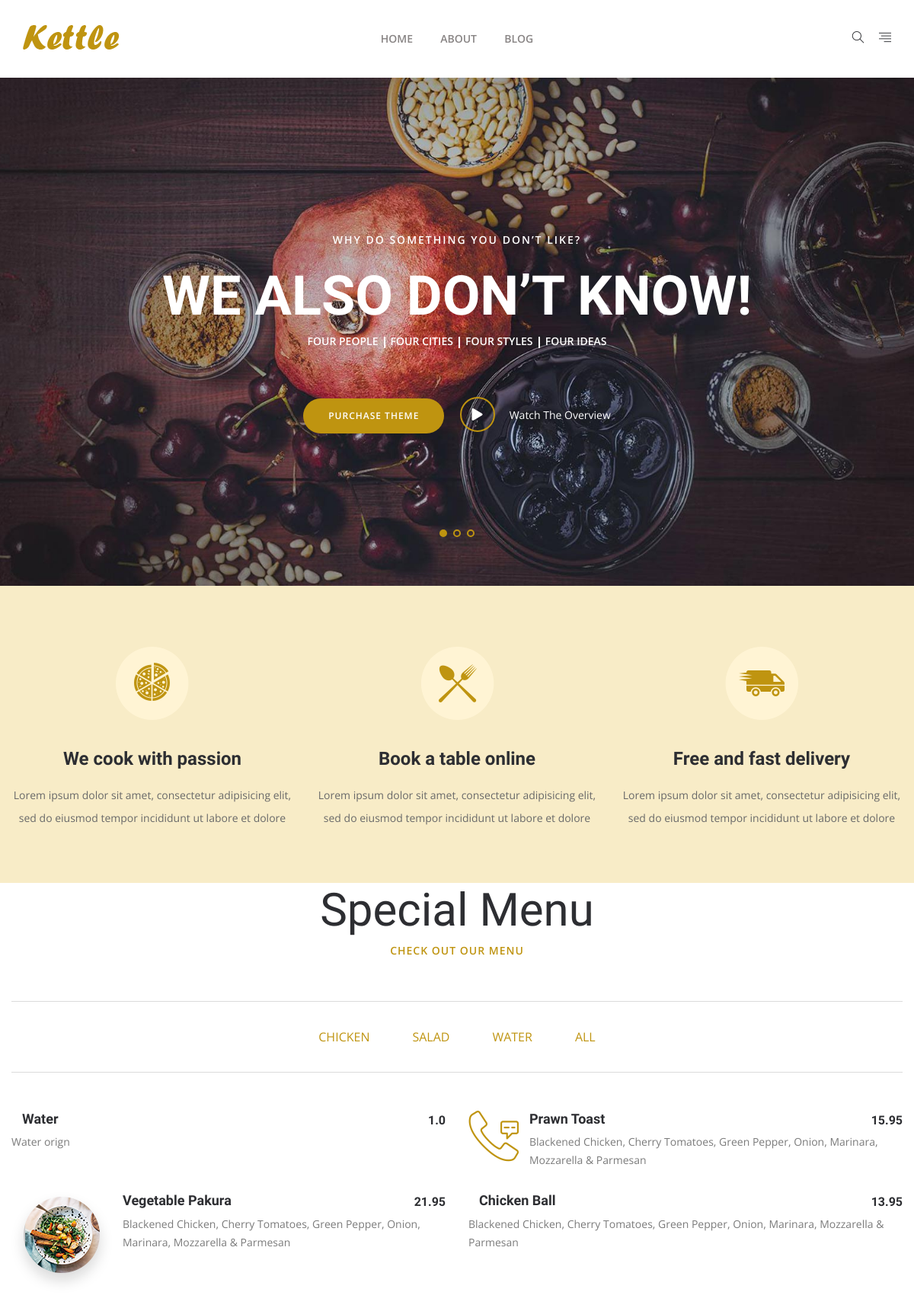
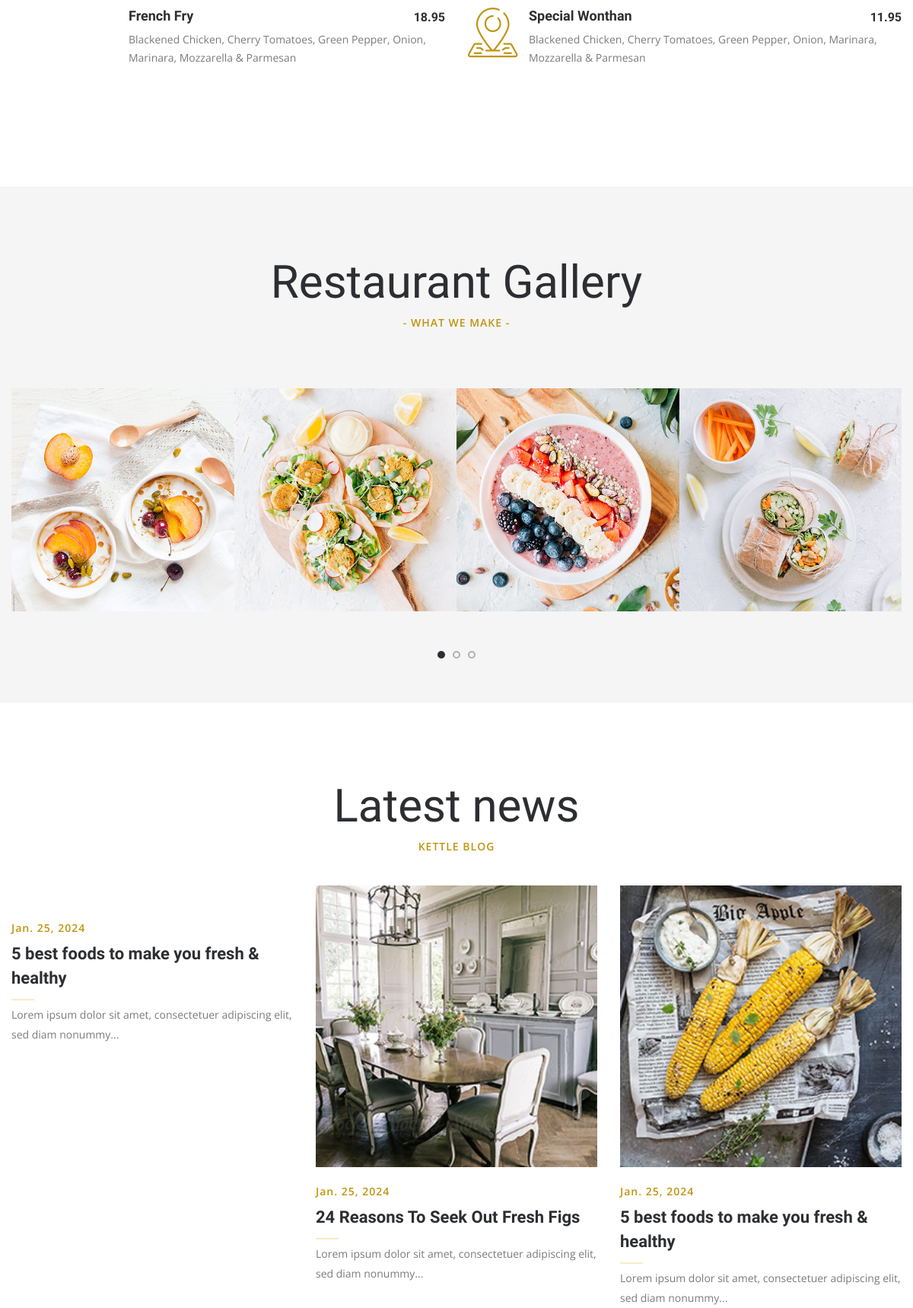
The page /en/ (upper part) on the database its author committed (2 pictures, top to bottom).
### pages/models.py (models this page shows, shortened)
class CategoryModel(models.Model):
    title = models.CharField(max_length=255)
    created_at = models.DateTimeField(auto_now_add=True)
    updated_at = models.DateTimeField(auto_now=True)
    class Meta:
        verbose_name = _("category")
        verbose_name_plural = _("categories")

class ProductModel(models.Model):
    photo = models.ImageField(verbose_name=_("photo"))
    title = models.CharField(max_length=255, verbose_name=_("title"))
    price = models.FloatField(verbose_name=_("price"))
    description = models.CharField(max_length=255, verbose_name=_("description"))
    in_stock = models.BooleanField(default=True, verbose_name=_("in_stock"))
    categories = models.ManyToManyField(CategoryModel, related_name="products")
    created_at = models.DateTimeField(auto_now_add=True, verbose_name=_("created_at"))
    updated_at = models.DateTimeField(auto_now=True, verbose_name=_("updated_at"))
    class Meta:
        verbose_name = _("product")
        verbose_name_plural = _("products")

class NewsModel(models.Model):
    photo = models.ImageField(upload_to='images', verbose_name=_("photo"))
    title = models.CharField(max_length=400, verbose_name=_("title"))
    description = models.TextField(verbose_name=_("description"))
    created_at = models.DateField(auto_now_add=True, verbose_name=_("created_at"))
    updated_at = models.DateField(auto_now=True, verbose_name=_("updated_at"))
    class Meta:
        verbose_name = _("new")
        verbose_name_plural = _("news")

### pages/views.py (the view)
# urls.py: path("", home_page_view, name="home"),
def home_page_view(request):
    cat = request.GET.get('cat')
    sort = request.GET.get('sort')
    products = ProductModel.objects.all().order_by('-pk')
    categories = CategoryModel.objects.all().order_by('-pk')
    galleries = GalleryModel.objects.all().order_by('-pk')
    news = NewsModel.objects.all().order_by('-pk')[:3]
    if cat:
        products = products.filter(categories=cat)
    if sort:
        if sort == "-price":
            products = products.order_by('-price')
        elif sort == "price":
            products = products.order_by('price')
    context = {
        "products": products,
        "categories": categories,
        "galleries": galleries,
        "news": news
    }
    return render(request, 'index.html', context=context)

### templates/index.html (shortened to what this page needs)
{% extends 'layouts/base.html' %}
{% load i18n %}
{% load static %}
{% block content %}
<div class="slider-area">
    <div class="slider-active">
        <div class="single-slider pt-300 pb-285 d-flex align-items-center"
             style="background-image:url({% static 'img/slider/slider1.jpg' %})">
            <div class="container">
                <div class="row ">
                    <div class="col-xl-12">
                        <div class="slider-content text-center">
                            <span data-animation="fadeInUp" data-delay=".2s">{% trans 'Why do something you don’t like?' %}</span>
                            <h1 data-animation="fadeInUp" data-delay=".4s">{% trans 'WE ALSO DON’T KNOW!' %}</h1>
                            <div class="slider-link" data-animation="fadeInUp" data-delay=".6s">
                                <ul>
                                </ul>
                            </div>
                            <div class="slider-button">
                                <a data-animation="fadeInLeft" data-delay=".8s" href="#" class="btn">purchase theme</a>
                                <div class="slider-video" data-animation="fadeInRight" data-delay="1s">
                                    <a class="popup-video" href="https://www.youtube.com/watch?v=2D3bZE5pXEE"><i
                                            class="fas fa-play"></i></a>
                                    <span>Watch The Overview</span>
                                </div>
                            </div>
                        </div>
                    </div>
                </div>
            </div>
        </div>
    </div>
</div>
{% include 'layouts/service.html' %}
<div class="special-menu-area pb-100">
    <div class="container">
        <div class="row">
            <div class="col-xl-12">
                <div class="section-title text-center mb-55">
                    <h1>{% trans 'Special Menu' %}</h1>
                    <span>{% trans 'CHECK OUT OUR MENU' %}</span>
                </div>
            </div>
        </div>
        <div class="row">
            <div class="col-xl-12">
                <ul class="nav special-menu-tab justify-content-center mb-50" id="myTab2" role="tablist">
                    {% for category in categories %}
                    <li class="nav-item">
                        <a class="nav-link active cateItem" onclick="addUrlParameter('cat', '{{ category.pk }}')">
                            {{ category.title }}</a>
                    </li>
                    {% endfor %}
                </ul>
                <div class="tab-content" id="myTabContent2">
                    <div class="tab-pane fade show active" id="home1" role="tabpanel" aria-labelledby="home1-tab">
                        <div class="row">
                            {% for product in products %}
                            <div class="col-xl-6 col-lg-6 col-md-12">
                                <div class="special-menu-wrapper mb-30">
                                    <div class="single-special">
                                        <div class="special-menu-img">
                                            <img src="{{ product.photo.url }}" alt=""/>
                                        </div>
                                        <div class="special-menu-text">
                                            <div class="special-right">
                                                <span>{{ product.price }}</span>
                                            </div>
                                            <h4>{{ product.title }}</h4>
                                            <p>{{ product.description }}</p>
                                        </div>
                                    </div>
                                </div>
                            </div>
                            {% endfor %}
                        </div>
                    </div>
                </div>
            </div>
        </div>
    </div>
</div>
<div class="gallery-area gray2-bg pb-120 pt-90">
    <div class="container-fluid">
        <div class="row">
            <div class="col-xl-12">
                <div class="section-title text-center mb-75">
                    <h1>{% trans 'Restaurant Gallery' %}</h1>
                    <span>{% trans '- What we make -' %}</span>
                </div>
            </div>
        </div>
        <div class="gallery-active owl-carousel no-gutters">
            <div class="gallery-item">
                <div class="gallery-wrapper">
                    <div class="gallery-img">
                        <a class="image-link" href="{% static 'img/gallery/gallery1.jpg' %}"><img
                                src="{% static 'img/gallery/gallery1.jpg' %}"
                                alt=""/></a>
                    </div>
                </div>
            </div>
            <div class="gallery-item">
                <div class="gallery-wrapper">
                    <div class="gallery-img">
                        <a class="image-link" href="{% static 'img/gallery/gallery2.jpg' %}"><img
                                src="{% static 'img/gallery/gallery2.jpg' %}"
                                alt=""/></a>
                    </div>
                </div>
            </div>
            <div class="gallery-item">
                <div class="gallery-wrapper">
                    <div class="gallery-img">
                        <a class="image-link" href="{% static 'img/gallery/gallery3.jpg' %}"><img
                                src="{% static 'img/gallery/gallery3.jpg' %}"
                                alt=""/></a>
                    </div>
                </div>
            </div>
            <div class="gallery-item">
                <div class="gallery-wrapper">
                    <div class="gallery-img">
                        <a class="image-link" href="{% static 'img/gallery/gallery4.jpg' %}"><img
                                src="{% static 'img/gallery/gallery4.jpg' %}"
                                alt=""/></a>
                    </div>
                </div>
            </div>
        </div>
    </div>
</div>
<div class="news-area pt-100 pb-90">
    <div class="container">
        <div class="row">
            <div class="col-xl-12">
                <div class="section-title text-center mb-40">
                    <h1>{% trans 'Latest news' %}</h1>
                    <span>{% trans 'Kettle BLOG' %}</span>
                </div>
            </div>
            {% for new in news %}
            <div class="col-xl-4 col-lg-4 col-md-6 mb-55">
                <div class="news-wrapper single-news">
                    <div class="news-img">
                        <img src="{{ new.photo.url }}" alt=""/>
                    </div>
                    <div class="news-text">
                        <span>{{ new.created_at }}</span>
                        <h3>{{ new.title }}</h3>
                        <p>{{ new.description }}</p>
                    </div>
                </div>
            </div>
            {% endfor %}
        </div>
    </div>
</div>
{% endblock %}

### assets/css/default.css (style rules this page uses)
.mb-30 { margin-bottom: 30px; }
.mb-40 { margin-bottom: 40px; }
.mb-50 { margin-bottom: 50px; }
.mb-55 { margin-bottom: 55px; }
.mb-75 { margin-bottom: 75px; }
.pt-90 { padding-top: 90px; }
.pt-100 { padding-top: 100px; }
.pt-300 { padding-top: 300px; }
.pb-90 { padding-bottom: 90px; }
.pb-100 { padding-bottom: 100px; }
.pb-120 { padding-bottom: 120px; }
.pb-285 { padding-bottom: 285px; }
.gray2-bg { background: #f5f5f5; }

### assets/css/responsive.css (style rules this page uses)
@media (min-width: 1200px) and (max-width: 1500px) { .single-slider.pt-300 { padding-top: 200px; padding-bottom: 200px; } }
@media (min-width: 992px) and (max-width: 1200px) { .service-text p { padding: 0; } }
@media (min-width: 992px) and (max-width: 1200px) { .news-text p { font-size: 14px; line-height: 26px; } }
@media (min-width: 992px) and (max-width: 1200px) { .news-text h3 { font-size: 22px; line-height: 32px; } }
@media (min-width: 992px) and (max-width: 1200px) { .news-text { margin-top: 0; } }

### rows shown on the page
CategoryModel: title "CHICKEN"
CategoryModel: title "SALAD"
CategoryModel: title "WATER"
CategoryModel: title "ALL"
ProductModel: price "1.0", title "Water", description "Water orign"
ProductModel: photo (picture), price "15.95", title "Prawn Toast", description "Blackened Chicken, Cherry Tomatoes, Green Pepper, Onion, Marinara, Mozzarella & Parmesan"
ProductModel: photo (picture), price "21.95", title "Vegetable Pakura", description "Blackened Chicken, Cherry Tomatoes, Green Pepper, Onion, Marinara, Mozzarella & Parmesan"
ProductModel: price "13.95", title "Chicken Ball", description "Blackened Chicken, Cherry Tomatoes, Green Pepper, Onion, Marinara, Mozzarella & Parmesan"
ProductModel: photo (picture), price "18.95", title "French Fry", description "Blackened Chicken, Cherry Tomatoes, Green Pepper, Onion, Marinara, Mozzarella & Parmesan"
ProductModel: photo (picture), price "11.95", title "Special Wonthan", description "Blackened Chicken, Cherry Tomatoes, Green Pepper, Onion, Marinara, Mozzarella & Parmesan"
NewsModel: created_at "Jan. 25, 2024", title "5 best foods to make you fresh & healthy", description "Lorem ipsum dolor sit amet, consectetuer adipiscing elit, sed diam nonummy..."
NewsModel: photo (picture), created_at "Jan. 25, 2024", title "24 Reasons To Seek Out Fresh Figs", description "Lorem ipsum dolor sit amet, consectetuer adipiscing elit, sed diam nonummy..."
NewsModel: photo (picture), created_at "Jan. 25, 2024", title "5 best foods to make you fresh & healthy", description "Lorem ipsum dolor sit amet, consectetuer adipiscing elit, sed diam nonummy..."
